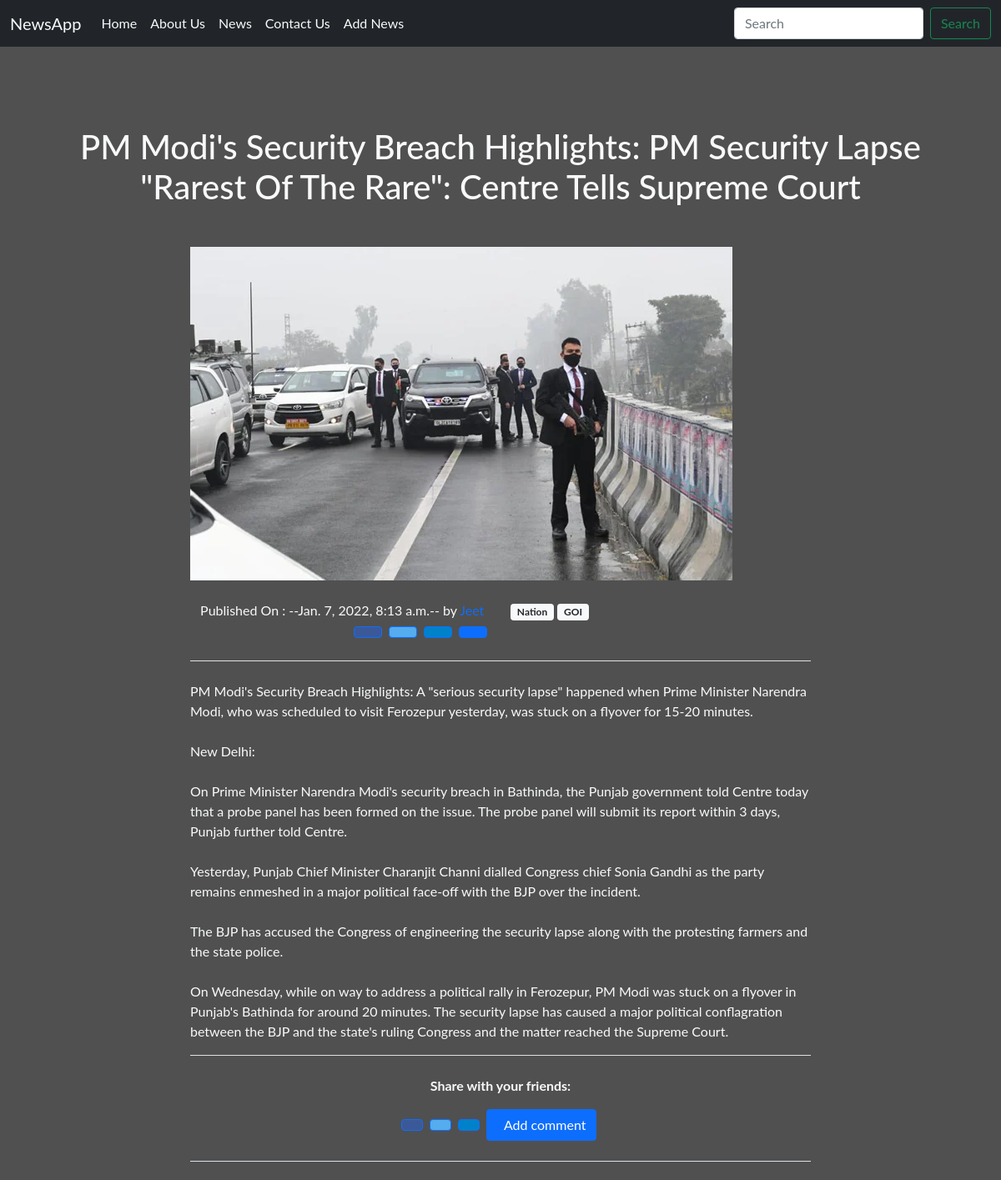
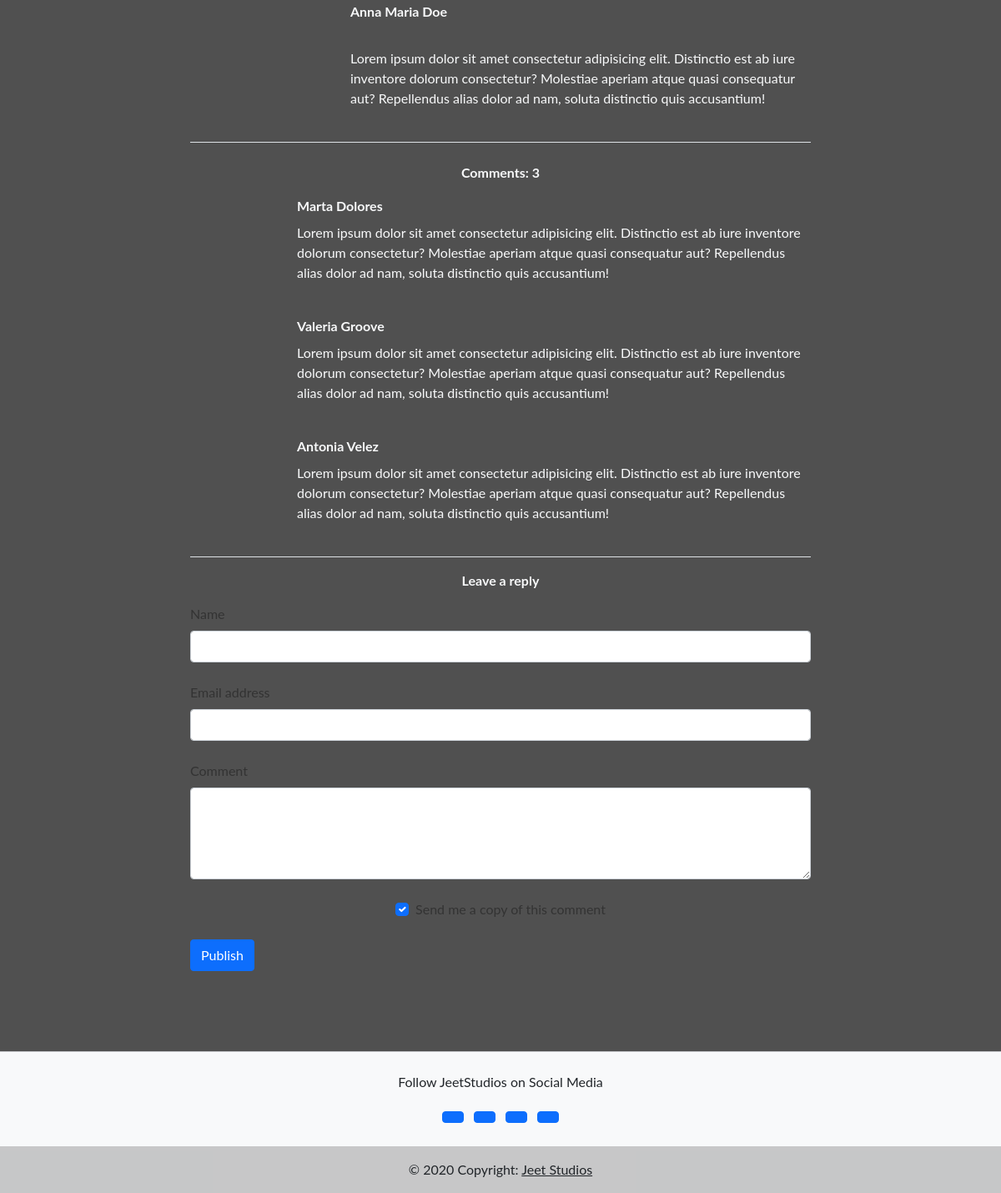
Screenshot of /news/f822bb45-f03c-49a2-b05e-b6f1106fc5cb with the database file from the repository (2 pictures, top to bottom).
### news_app/models.py (models this page shows, shortened)
class NewsContent(models.Model):
    img = models.ImageField(upload_to='media')
    breadcrumb = models.URLField(null=True, blank=True)
    title = models.CharField(max_length=200)
    description = models.TextField(max_length=5000,null=True, blank=True)
    source_link = models.CharField(max_length=2000, null=True, blank=True)
    tags = models.ManyToManyField('Tag', blank=True)
    vote_total = models.IntegerField(default=0, null=True, blank=True)
    vote_ratio = models.IntegerField(default=0, null=True, blank=True)
    created = models.DateTimeField(auto_now_add=True)
    id = models.UUIDField(default=uuid.uuid4, unique=True, primary_key=True, editable=False)

class Tag(models.Model):
    name = models.CharField(max_length=200)
    created = models.DateTimeField(auto_now_add=True)
    id = models.UUIDField(default=uuid.uuid4, unique=True, primary_key=True, editable=False)
    def __str__(self):
        return self.name

### news_app/views.py (the view)
# urls.py: path('news/<str:pk>', views.news, name="news"),
def news(request, pk):
    obj = NewsContent.objects.get(id=pk)
    tags = obj.tags.all()
    context = {
        'obj': obj,
        'tags': tags,
    }
    return render(request, 'single-news.html', context)

### templates/single-news.html (shortened to what this page needs)
{% extends 'main.html' %}
{% block content %}
  <main class="mt-5 mb-5 text-light" >
    <header class="text-light">
      <div id="intro" class="p-5 text-center">
        <h1 class="mb-0 h-1">{{ obj.title }}</h1>
      </div>
    </header>
    <div class="container">
      <div class="d-flex justify-content-center">
        <div class="col-md-8 mb-4">
          <section class="border-bottom mb-4">
            <img src="{{ obj.img.url }}"
              class="img-fluid shadow-2-strong rounded-5 mb-4" alt="" />
            <div class="row align-items-center mb-4">
              <div class="col-lg-6 text-center text-lg-start mb-3 m-lg-0">
                <span> Published On : <u class="text-decoration-none">--{{ obj.created }}--</u> by</span>
                <a href="" class="text-primary text-decoration-none">Jeet</a>
              </div>
              <div class="col">
                {% for tag in tags %}
                <span class="badge bg-light text-dark">{{tag}}</span>
                {% endfor%}
              </div>
              <div class="col-lg-6 text-center text-lg-end">
                <button type="button" class="btn btn-primary px-3 me-1" style="background-color: #3b5998;">
                </button>
                <button type="button" class="btn btn-primary px-3 me-1" style="background-color: #55acee;">
                </button>
                <button type="button" class="btn btn-primary px-3 me-1" style="background-color: #0082ca;">
                </button>
                <button type="button" class="btn btn-primary px-3 me-1">
                </button>
              </div>
            </div>
          </section>
          <section>
            <p>
              {{ obj.description|linebreaksbr }}
            </p>
          </section>
          <section class="text-center border-top border-bottom py-4 mb-4">
            <p><strong>Share with your friends:</strong></p>
            <button type="button" class="btn btn-primary me-1" style="background-color: #3b5998;">
            </button>
            <button type="button" class="btn btn-primary me-1" style="background-color: #55acee;">
            </button>
            <button type="button" class="btn btn-primary me-1" style="background-color: #0082ca;">
            </button>
            <button type="button" class="btn btn-primary me-1">
              Add comment
            </button>
          </section>
          <section class="border-bottom mb-4 pb-4">
            <div class="row">
              <div class="col-3">
              </div>
              <div class="col-9">
                <p class="mb-2"><strong>Anna Maria Doe</strong></p>
                <a href="" class="text-dark"></a>
                <a href="" class="text-dark"></a>
                <a href="" class="text-dark"></a>
                <p>
                  Lorem ipsum dolor sit amet consectetur adipisicing elit. Distinctio est ab iure
                  inventore dolorum consectetur? Molestiae aperiam atque quasi consequatur aut?
                  Repellendus alias dolor ad nam, soluta distinctio quis accusantium!
                </p>
              </div>
            </div>
          </section>
          <section class="border-bottom mb-3">
            <p class="text-center"><strong>Comments: 3</strong></p>
            <div class="row mb-4">
              <div class="col-2">
              </div>
              <div class="col-10">
                <p class="mb-2"><strong>Marta Dolores</strong></p>
                <p>
                  Lorem ipsum dolor sit amet consectetur adipisicing elit. Distinctio est ab iure
                  inventore dolorum consectetur? Molestiae aperiam atque quasi consequatur aut?
                  Repellendus alias dolor ad nam, soluta distinctio quis accusantium!
                </p>
              </div>
            </div>
            <div class="row mb-4">
              <div class="col-2">
              </div>
              <div class="col-10">
                <p class="mb-2"><strong>Valeria Groove</strong></p>
                <p>
                  Lorem ipsum dolor sit amet consectetur adipisicing elit. Distinctio est ab iure
                  inventore dolorum consectetur? Molestiae aperiam atque quasi consequatur aut?
                  Repellendus alias dolor ad nam, soluta distinctio quis accusantium!
                </p>
              </div>
            </div>
            <div class="row mb-4">
              <div class="col-2">
              </div>
              <div class="col-10">
                <p class="mb-2"><strong>Antonia Velez</strong></p>
                <p>
                  Lorem ipsum dolor sit amet consectetur adipisicing elit. Distinctio est ab iure
                  inventore dolorum consectetur? Molestiae aperiam atque quasi consequatur aut?
                  Repellendus alias dolor ad nam, soluta distinctio quis accusantium!
                </p>
              </div>
            </div>
          </section>
          <section>
            <p class="text-center"><strong>Leave a reply</strong></p>
            <form>
              <div class="form-outline mb-4">
                <label class="form-label" for="form4Example1">Name</label>
                <input type="text" id="form4Example1" class="form-control" />
              </div>
              <div class="form-outline mb-4">
                <label class="form-label" for="form4Example2">Email address</label>
                <input type="email" id="form4Example2" class="form-control" />
              </div>
              <div class="form-outline mb-4">
                <label class="form-label" for="form4Example3">Comment</label>
                <textarea class="form-control" id="form4Example3" rows="4"></textarea>
              </div>
              <div class="form-check d-flex justify-content-center mb-4">
                <input class="form-check-input me-2" type="checkbox" value="" id="form4Example4" checked />
                <label class="form-check-label" for="form4Example4">
                  Send me a copy of this comment
                </label>
              </div>
              <button type="submit" class="btn btn-primary btn-block mb-4">
                Publish
              </button>
            </form>
          </section>
        </div>
      </div>
    </div>
  </main>
{% endblock %}

### static/index.css (style rules this page uses)
body { background-color: rgb(80, 80, 80); }

### static/forms.css (style rules this page uses)
body { font-family: 'Lato', sans-serif }
h1 { margin-bottom: 40px }
label { color: #333 }

### rows the page displays
NewsContent: title "PM Modi's Security Breach Highlights: PM Security Lapse \"Rarest Of The Rare\": Centre Tells Supreme Court", img (picture), created "Jan. 7, 2022, 8:13 a.m.", description "PM Modi's Security Breach Highlights: A \"serious security lapse\" happened when Prime Minister Narendra Modi, who was scheduled to visit Ferozepur yesterday, was stuck on a flyover for 15-20 minutes. New Delhi: On Prime Minister Narendra Modi's security breach in Bathinda, the Punjab government told Centre today that a probe panel has been formed on the issue. The probe panel will submit its report within 3 days, Punjab further told Centre. Yesterday, Punjab Chief Minister Charanjit Channi dialled Congress chief Sonia Gandhi as the party remains enmeshed in a major political face-off with the BJP over the incident. The BJP has accused the Congress of engineering the security lapse along with…"
Tag: name "Nation"
Tag: name "GOI"
